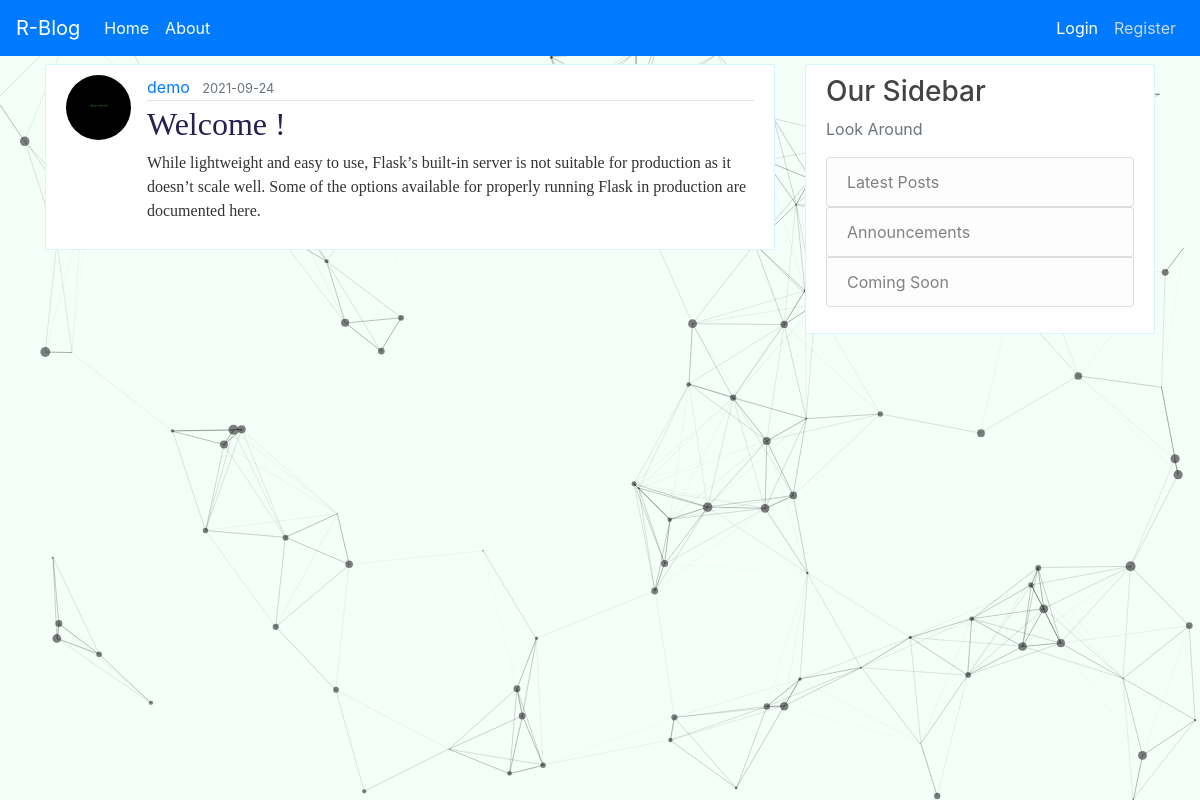
Screenshot of /post/3 with the database file from the repository.
### flaskblog/models.py (models this page shows, shortened)
class User(db.Model, UserMixin):
    __table_args__ = {'extend_existing': True}
    id = db.Column(db.Integer, primary_key=True)
    username = db.Column(db.String(20), unique=True, nullable=False)
    email = db.Column(db.String(120), unique=True, nullable=False)
    image_file = db.Column(db.String(20), nullable=False, default='default.jpg')
    password = db.Column(db.String(60), nullable=False)
    posts = db.relationship('Post', backref='author', lazy=True)

class Post(db.Model):
    id = db.Column(db.Integer, primary_key=True)
    title = db.Column(db.String(100), nullable=False)
    date_posted = db.Column(db.DateTime, nullable=False, default=datetime.utcnow)
    content = db.Column(db.Text, nullable=False)
    user_id = db.Column(db.Integer, db.ForeignKey('user.id'), nullable=False)

### flaskblog/posts/routes.py (the view)
@posts.route("/post/<int:post_id>")
def post(post_id):
    post = Post.query.get_or_404(post_id)
    return render_template('post.html', title=post.title,post=post)

### flaskblog/templates/post.html (shortened to what this page needs)
{% extends "layout.html" %}
{% block content %}
  <article class="media content-section">
    <img class="rounded-circle article-img" src="{{ url_for('static', filename='profile_pics/' + post.author.image_file) }}">
    <div class="media-body">
      <div class="article-metadata">
        <a class="mr-2" href="{{ url_for('users.user_posts', username=post.author.username) }}">{{ post.author.username }}</a>
        <small class="text-muted">{{ post.date_posted.strftime('%Y-%m-%d') }}</small>
      </div>
      <h2 class="article-title">{{ post.title }}</h2>
      <p class="article-content">{{ post.content }}</p>
    </div>
  </article>
{% endblock content %}

### flaskblog/static/main.css (style rules this page uses)
body { background: #fafafa; color: #333333; margin-top: 0rem; position: relative; }
h1, h2, h3, h4, h5, h6 { color: #444444; }
.content-section { background: #ffffff; padding: 10px 20px; border: 1px solid #d6f4ff; border-radius: 1px; margin-bottom: 20px; margin-top: 8px; }
.article-title { color: #271f52; font-family: "Times", Times, serif; }
.article-content { white-space: pre-line; font-family: "Times New Roman", Times, serif; }
.article-img { height: 65px; width: 65px; margin-right: 16px; }
.article-metadata { padding-bottom: 1px; margin-bottom: 4px; border-bottom: 1px solid #e3e3e3 }

### rows the page displays
User: image_file (picture), author.username "demo"
Post: date_posted "2021-09-24", title "Welcome !", content "While lightweight and easy to use, Flask’s built-in server is not suitable for production as it doesn’t scale well. Some of the options available for properly running Flask in production are documented here."
